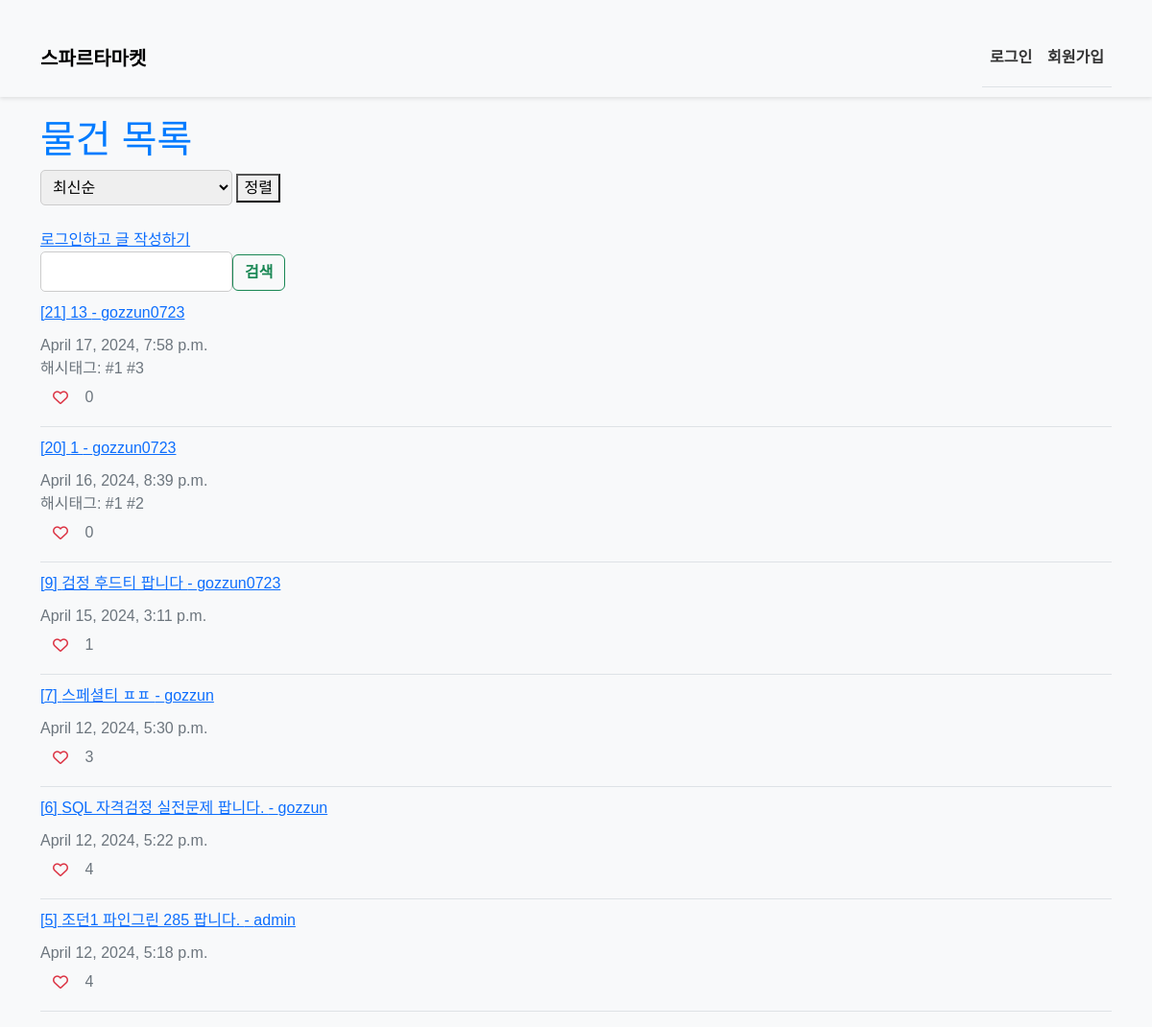
Before: /products/ with the older database file.
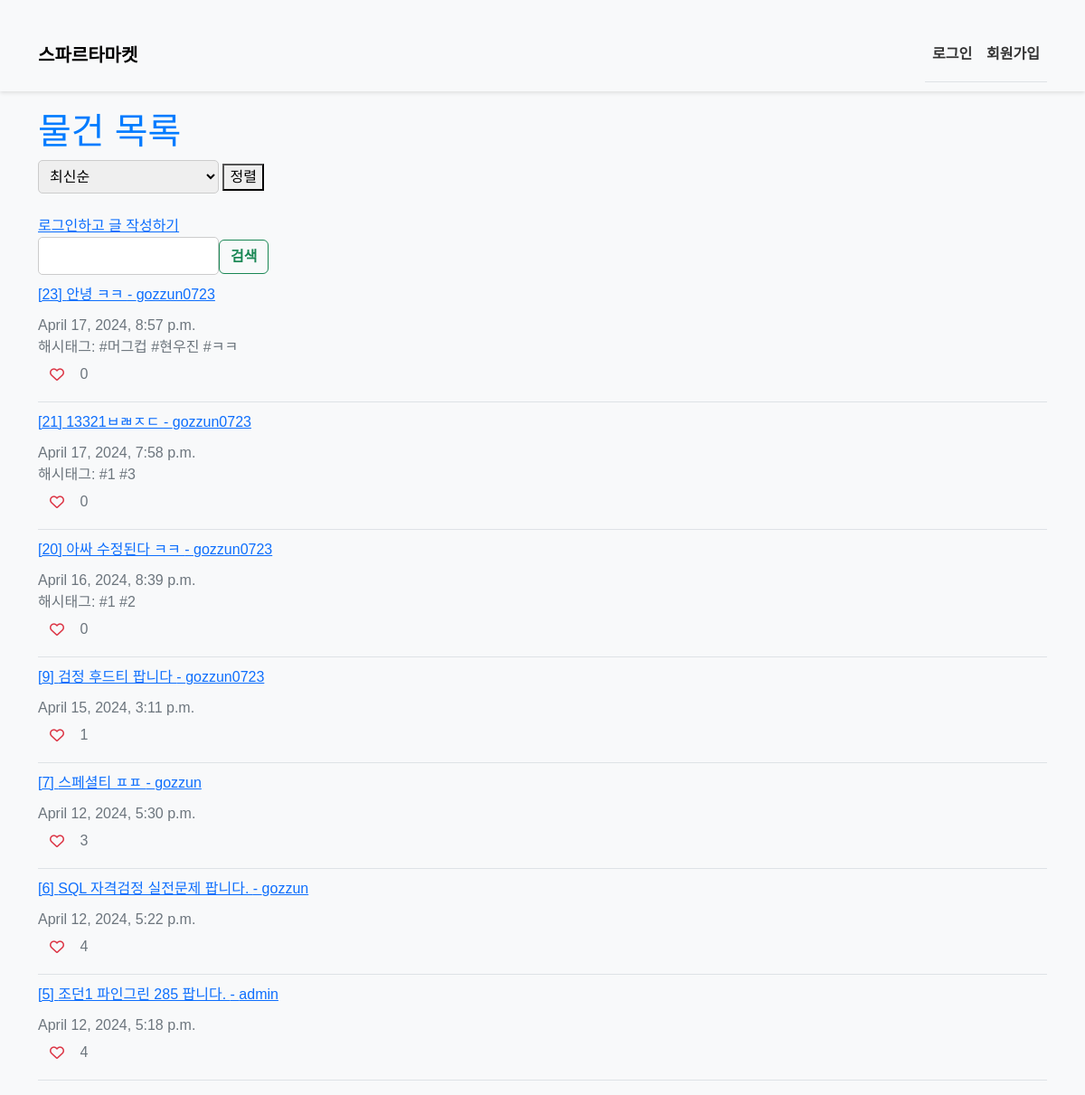
After: the same page with the newer database file.
### products/models.py (models this page shows, shortened)
class Product(models.Model):
    title = models.CharField(max_length=50)
    content = models.TextField()
    image = models.ImageField(upload_to="images/", blank=True)
    created_at = models.DateTimeField(auto_now_add=True)
    updated_at = models.DateTimeField(auto_now=True)
    author = models.ForeignKey(settings.AUTH_USER_MODEL, on_delete=models.CASCADE, related_name="products")
    like_users = models.ManyToManyField(settings.AUTH_USER_MODEL, related_name="like_products")
    views = models.IntegerField(default=0)
    hashtags = models.ManyToManyField(Hashtag, blank=True)

class Hashtag(models.Model):
    name = models.CharField(max_length=20, unique=True) #중복은 허용되지 않음.

### accounts/models.py (models this page shows)
class User(AbstractUser):
    following = models.ManyToManyField(
        "self", related_name="followers", symmetrical=False #팔로워는 대칭 관계가 아님.
    )
    image = models.ImageField(upload_to="images/", blank=True) #이미지 추가
    created_at = models.DateTimeField(auto_now_add=True)

### products/views.py (the view, shortened to what this page needs)
# urls.py: path("", views.products, name="products"),
def products(request):
    order_by = request.GET.get('order_by', 'latest')
    search = request.GET.get('search')
    if order_by == 'latest':
        products = Product.objects.order_by('-created_at')
    elif order_by == 'liked':
        products = Product.objects.annotate(like_count=Count('like_users')).order_by('-like_count', '-created_at')
    context = {
        "products": products,
    }
    return render(request, "products/products.html", context)

### products/templates/products/products.html (shortened to what this page needs)
{% extends "base.html" %}
{% block content %}
    <h1>물건 목록</h1>
    <form method="GET" action="{% url 'products:products' %}">
        <select name="order_by">
            <option value="latest">최신순</option>
        </select>
        <button type="submit">정렬</button>
    </form>
    <br>
    {% if request.user.is_authenticated %}
        <a href="{% url 'products:create' %}">새 글 작성</a>
    {% else %}
        <a href="{% url 'accounts:login' %}">로그인하고 글 작성하기</a>
    {% endif %}
    <form method="GET" action="{% url 'products:products' %}">
        <input type="text" name="search"><button class="btn btn-outline-success" type="submit">검색</button>
    </form>
    <ul class="product-list">
        {% for product in products %}
            <li>
                <a href="{% url 'products:product_detail' product.id %}">
                    <div>[{{ product.id }}] {{ product.title }} - {{ product.author.username }}</div>
                </a>
                <div class="product-info">
                    {{ product.created_at }}
                    <br>
                    {% if product.hashtags.all %}
                    해시태그:
                    {% for hashtag in product.hashtags.all %}
                        {{ hashtag.name }}
                    {% endfor %}
                    {% endif %}
                    <form action="{% url 'products:like' product.pk %}" method="POST">
                        {% if user in product.like_users.all %}
                        <button class="btn btn-link text-danger">
                            <i class="fa-solid fa-heart"></i>
                        </button>
                        {{ product.like_users.count }}
                        {% else %}
                        <button class="btn btn-link text-danger">
                            <i class="fa-regular fa-heart"></i>
                        </button>
                        {{ product.like_users.count }}
                        {% endif %}
                    </form>
                </div>
            </li>
        {% endfor %}
    </ul>
{% endblock content %}

Changed rows visible on the page:
added Product: id "23", title "안녕 ㅋㅋ", author.username "gozzun0723", created_at "April 17, 2024, 8:57 p.m.", like_users.count "0"
added Hashtag: name "#머그컵", shown under "23"
added Hashtag: name "#현우진", shown under "23"
added Hashtag: name "#ㅋㅋ", shown under "23"
changed Product id 21: title "13" → "13321ㅂㄼㅈㄷ"
changed Product id 20: title "1" → "아싸 수정된다 ㅋㅋ"
